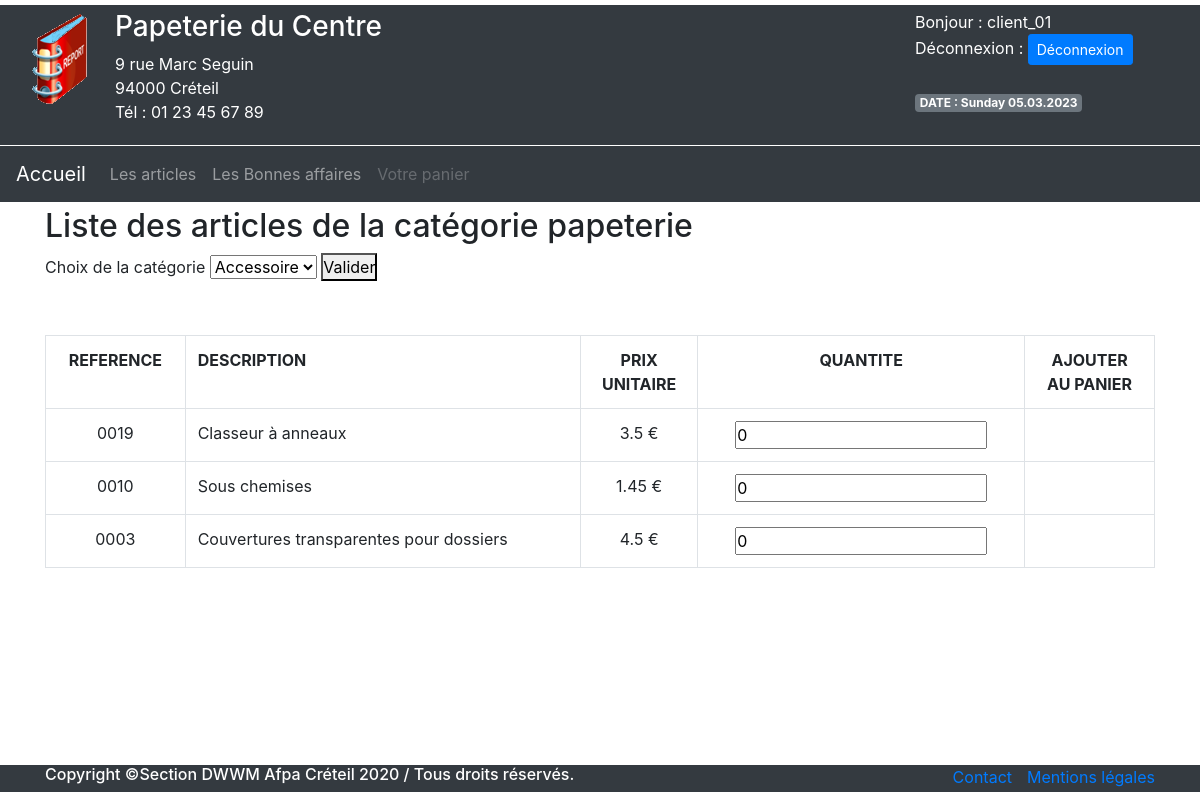
Page /210-TP05_Papeterie_php/list_article.php (signed in) on the committed database.
### tables this page shows
CREATE TABLE `articles` (
  `id_art` int(11) NOT NULL,
  `code_art` varchar(10) NOT NULL,
  `libelle_art` varchar(255) NOT NULL,
  `prix_ht_art` float NOT NULL,
  `promo_art` tinyint(1) NOT NULL,
  `id_cat` int(11) NOT NULL
);

### 210-TP05_Papeterie_php/dao.php (called while the page is built, shortened)
<?php
$dbconnect = new PDO('mysql:host=localhost;dbname=papeterie;charset=UTF8', 'root', '');
function getArticlesByCategorie(string $cat){
    global $dbconnect;
    $sql = 'SELECT * FROM `articles` NATURAL JOIN categories WHERE libelle_cat = :libelle';
    $art_stat = $dbconnect->prepare($sql);
    $art_stat->bindParam('libelle', $cat);
    $art_stat->execute();
    $articles = $art_stat->fetchAll(PDO::FETCH_ASSOC);
    return $articles;
}
function getAllCategorie(){
    global $dbconnect;
    $sql ='SELECT * FROM categories ORDER BY libelle_cat';
    $cat_stat = $dbconnect->query($sql);
    $categories = $cat_stat->fetchAll(PDO::FETCH_ASSOC);
    return $categories;
}

### 210-TP05_Papeterie_php/list_article.php (the view, shortened to what this page needs)
<?php
    $choix = 'papeterie';
?>
<!DOCTYPE html>
<html lang="fr">
<head>
    <link href="dist/css/bootstrap.css" rel="stylesheet">
    <link href="css/papeterie.css" rel="stylesheet" type="text/css" />
</head>
<body>
    <div class='wrap'>
        <main class="container">
            <h2>Liste des articles de la catégorie <?= $choix ?></h2>
            <form method="get" action="list_article.php">
                <label>Choix de la catégorie </label>
                <select name="choix_cat">
                    <?php
                    $tab_categorie = getAllCategorie();
                    foreach($tab_categorie as $cat){
                        echo '<option value="'.$cat['libelle_cat'].'">'.$cat['libelle_cat'].'</option>';
                    }
                    ?>
                 </select>
                <button>Valider</button>
            </form>
            <br><br>
            <table class="table table-bordered">
                <tbody id="ligne">
                    <tr>
                        <th class="text-center w-10">REFERENCE</th>
                        <th class="w-60">DESCRIPTION</th>
                        <th class="text-center w-10">PRIX<br>UNITAIRE</th>
                        <th class="text-center w-10">QUANTITE</th>
                        <th class="text-center w-10">AJOUTER<br>AU PANIER</th>
                    </tr>
                    <?php
                        $tab_article = getArticlesByCategorie($choix);
                        foreach($tab_article as $article){
                            echo '<tr>
                                <td class="text-center">'.$article['code_art'].'</td>
                                <td>'.$article['libelle_art'].'</td>
                                <td class="prix text-center">'.$article['prix_ht_art'].'</td>
                                <td class="text-center"><input type="number" value="0" min="0" /></td>
                                <td class="text-center"></td>
                            </tr>';
                        } ?>
                </tbody>
            </table>
        </main>
    </div>
</body>
</html>

### 210-TP05_Papeterie_php/css/papeterie.css (style rules this page uses)
* { margin:0px; padding:0px; }
main { margin:5px 5%; }
table { width:90%; border:none; border-collapse:collapse; }
.prix::after { content: " €"; }
.wrap { min-height: calc(100vh - 40px); }

### rows in the picture
articles: code_art "0019", libelle_art "Classeur à anneaux", prix_ht_art "3.5"
articles: code_art "0010", libelle_art "Sous chemises", prix_ht_art "1.45"
articles: code_art "0003", libelle_art "Couvertures transparentes pour dossiers", prix_ht_art "4.5"

### other values in the picture
$_SESSION['nom'] "client_01"
$choix "papeterie"
form field choix_cat "Accessoire"
